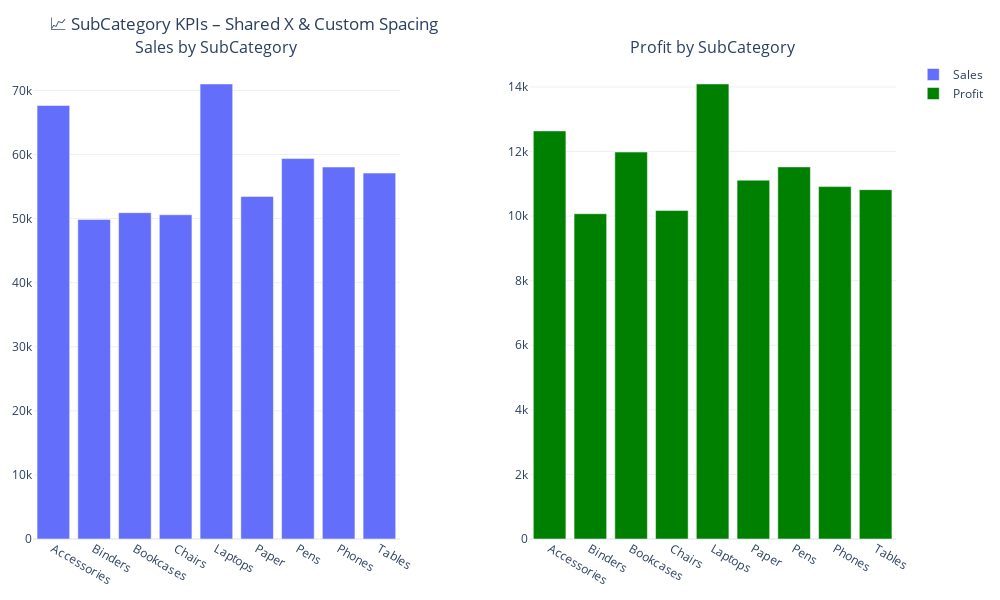

Source (notebook cell):
### Code cell
# 📘 1×2 Subplot: Shared X-Axis with Custom Spacing

fig2 = create_subplots(
    rows=1,
    cols=2,
    subplot_titles=["Sales by SubCategory", "Profit by SubCategory"],
    shared_x=True,
    vertical_spacing=0.05,
    horizontal_spacing=0.15
)

bar_data = store_df.groupby("SubCategory")[["Sales", "Profit"]].sum().reset_index()

trace1 = go.Bar(x=bar_data["SubCategory"], y=bar_data["Sales"], name="Sales")
trace2 = go.Bar(x=bar_data["SubCategory"], y=bar_data["Profit"], name="Profit", marker_color="green")

add_trace_to_subplot(fig2, trace1, row=1, col=1)
add_trace_to_subplot(fig2, trace2, row=1, col=2)

fig2 = update_subplot_layout(fig2, title="📈 SubCategory KPIs – Shared X & Custom Spacing", width=1000)
fig2 = apply_dashboard_margins(fig2, l=30, r=30, t=60, b=40)
fig2.show()

### Figure 1 — Plotly figure (JSON) as saved in the notebook; plotly's stock layout.template omitted (floating-point values rounded to 4 significant figures)
{"data": [{"name": "Sales", "type": "bar", "x": ["Accessories", "Binders", "Bookcases", "Chairs", "Laptops", "Paper", "Pens", "Phones", "Tables"], "xaxis": "x", "y": [67630.0, 49850.0, 50920.0, 50590.0, 71000.0, 53450.0, 59360.0, 58040.0, 57090.0], "yaxis": "y"}, {"marker": {"color": "green"}, "name": "Profit", "type": "bar", "x": ["Accessories", "Binders", "Bookcases", "Chairs", "Laptops", "Paper", "Pens", "Phones", "Tables"], "xaxis": "x2", "y": [12640.0, 10070.0, 11980.0, 10170.0, 14090.0, 11110.0, 11520.0, 10910.0, 10820.0], "yaxis": "y2"}], "layout": {"annotations": [{"font": {"size": 16}, "showarrow": false, "text": "Sales by SubCategory", "x": 0.2125, "xanchor": "center", "xref": "paper", "y": 1, "yanchor": "bottom", "yref": "paper"}, {"font": {"size": 16}, "showarrow": false, "text": "Profit by SubCategory", "x": 0.7875, "xanchor": "center", "xref": "paper", "y": 1, "yanchor": "bottom", "yref": "paper"}], "height": 600, "margin": {"b": 40, "l": 30, "r": 30, "t": 60}, "showlegend": true, "title": {"text": "📈 SubCategory KPIs – Shared X & Custom Spacing"}, "width": 1000, "xaxis": {"anchor": "y", "domain": [0, 0.425]}, "xaxis2": {"anchor": "y2", "domain": [0.575, 1]}, "yaxis": {"anchor": "x", "domain": [0, 1]}, "yaxis2": {"anchor": "x2", "domain": [0, 1]}}}
